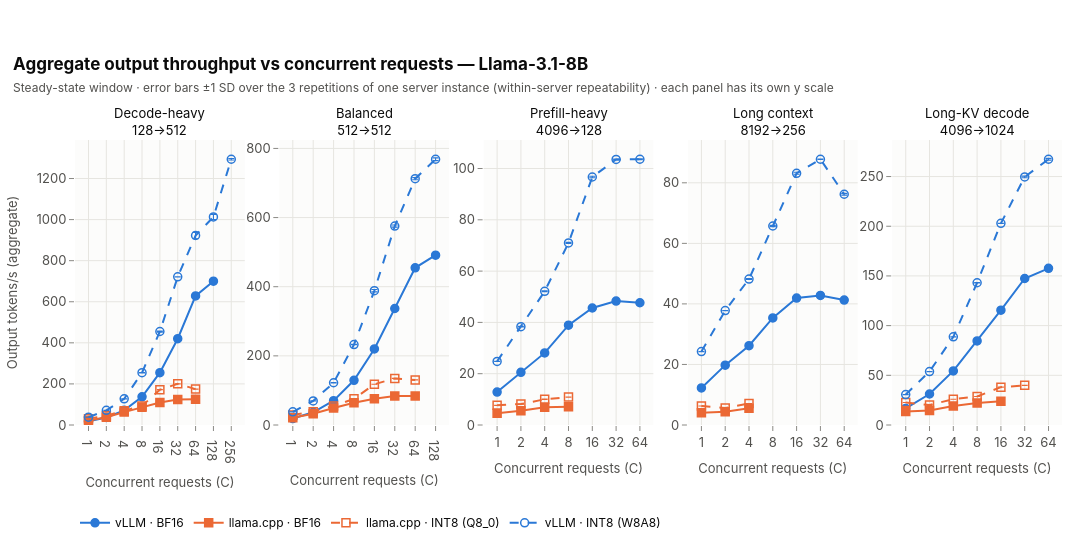

Notebook cell for this chart:
### Markdown cell above
## 1. Aggregate throughput vs concurrency

### Code cell
fig = plots.concurrency_lines(
    primary, plots.Panel("output_tok_s_mean", "Output tokens/s (aggregate)", "tok/s"),
    title=f"Aggregate output throughput vs concurrent requests — {registry.model_label(MODEL)}",
    subtitle="Steady-state window · error bars ±1 SD over the 3 repetitions of one server instance (within-server repeatability) · each panel has its own y scale")
fig.show()
export_figure(fig, "throughput_vs_concurrency", source=NOTEBOOK,
              caption="Aggregate output tokens/s vs concurrent requests per workload (8B); vLLM keeps scaling, llama.cpp flattens early. Error bars: ±1 SD over the 3 repetitions of one server instance.")

### Figure 1 — Plotly figure (JSON) as saved in the notebook; plotly's stock layout.template omitted (floating-point values rounded to 4 significant figures)
{"data": [{"customdata": [[0.0312, 3.0], [0.02429, 3.0], [0.0506, 3.0], [0.03476, 3.0], [1.853, 3.0], [3.502, 3.0], [3.676, 3.0], [3.74, 3.0]], "error_y": {"array": [0.0312, 0.02429, 0.0506, 0.03476, 1.853, 3.502, 3.676, 3.74], "color": "#2a78d6", "thickness": 1.1, "type": "data", "width": 3}, "hovertemplate": "<b>vLLM · BF16</b><br>C = %{x}<br>Output tokens/s (aggregate): %{y:.3g} tok/s ± %{customdata[0]:.3g}<br>repetitions: %{customdata[1]}<extra></extra>", "legendgroup": "vllm_bf16", "line": {"color": "#2a78d6", "dash": "solid", "width": 2.0}, "marker": {"color": "#2a78d6", "line": {"color": "#2a78d6", "width": 1.5}, "size": 8, "symbol": "circle"}, "mode": "lines+markers", "name": "vLLM · BF16", "showlegend": true, "type": "scatter", "x": [1, 2, 4, 8, 16, 32, 64, 128], "xaxis": "x", "y": [18.49, 36.58, 71.36, 137.2, 254.8, 420.0, 628.2, 700.4], "yaxis": "y"}, {"customdata": [[0.01496, 3.0], [0.01004, 3.0], [0.08068, 3.0], [0.07585, 3.0], [0.1544, 3.0], [0.09718, 3.0], [0.03605, 3.0]], "error_y": {"array": [0.01496, 0.01004, 0.08068, 0.07585, 0.1544, 0.09718, 0.03605], "color": "#eb6834", "thickness": 1.1, "type": "data", "width": 3}, "hovertemplate": "<b>llama.cpp · BF16</b><br>C = %{x}<br>Output tokens/s (aggregate): %{y:.3g} tok/s ± %{customdata[0]:.3g}<br>repetitions: %{customdata[1]}<extra></extra>", "legendgroup": "llama_cpp_bf16", "line": {"color": "#eb6834", "dash": "solid", "width": 2.0}, "marker": {"color": "#eb6834", "line": {"color": "#eb6834", "width": 1.5}, "size": 8, "symbol": "square"}, "mode": "lines+markers", "name": "llama.cpp · BF16", "showlegend": true, "type": "scatter", "x": [1, 2, 4, 8, 16, 32, 64], "xaxis": "x", "y": [21.58, 38.07, 62.79, 86.6, 110.0, 124.5, 125.4], "yaxis": "y"}, {"customdata": [[0.01783, 3.0], [0.1006, 3.0], [0.04267, 3.0], [0.1355, 3.0], [0.2714, 3.0], [0.1703, 3.0], [0.7255, 3.0]], "error_y": {"array": [0.01783, 0.1006, 0.04267, 0.1355, 0.2714, 0.1703, 0.7255], "color": "#eb6834", "thickness": 1.1, "type": "data", "width": 3}, "hovertemplate": "<b>llama.cpp · INT8 (Q8_0)</b><br>C = %{x}<br>Output tokens/s (aggregate): %{y:.3g} tok/s ± %{customdata[0]:.3g}<br>repetitions: %{customdata[1]}<extra></extra>", "legendgroup": "llama_cpp_int8", "line": {"color": "#eb6834", "dash": "dash", "width": 2.0}, "marker": {"color": "#eb6834", "line": {"color": "#eb6834", "width": 1.5}, "size": 8, "symbol": "square-open"}, "mode": "lines+markers", "name": "llama.cpp · INT8 (Q8_0)", "showlegend": true, "type": "scatter", "x": [1, 2, 4, 8, 16, 32, 64], "xaxis": "x", "y": [30.2, 44.98, 69.66, 92.91, 171.9, 200.5, 174.8], "yaxis": "y"}, {"customdata": [[0.01922, 3.0], [0.06919, 3.0], [0.1448, 3.0], [0.9567, 3.0], [2.788, 3.0], [0.8458, 3.0], [15.44, 3.0], [12.51, 3.0], [4.004, 3.0]], "error_y": {"array": [0.01922, 0.06919, 0.1448, 0.9567, 2.788, 0.8458, 15.44, 12.51, 4.004], "color": "#2a78d6", "thickness": 1.1, "type": "data", "width": 3}, "hovertemplate": "<b>vLLM · INT8 (W8A8)</b><br>C = %{x}<br>Output tokens/s (aggregate): %{y:.3g} tok/s ± %{customdata[0]:.3g}<br>repetitions: %{customdata[1]}<extra></extra>", "legendgroup": "vllm_int8", "line": {"color": "#2a78d6", "dash": "dash", "width": 2.0}, "marker": {"color": "#2a78d6", "line": {"color": "#2a78d6", "width": 1.5}, "size": 8, "symbol": "circle-open"}, "mode": "lines+markers", "name": "vLLM · INT8 (W8A8)", "showlegend": true, "type": "scatter", "x": [1, 2, 4, 8, 16, 32, 64, 128, 256], "xaxis": "x", "y": [38.01, 71.33, 127.3, 254.7, 455.2, 721.2, 922.6, 1013.0, 1294.0], "yaxis": "y"}, {"customdata": [[0.03267, 3.0], [0.02732, 3.0], [0.0336, 3.0], [0.2749, 3.0], [0.2212, 3.0], [2.866, 3.0], [6.978, 3.0], [3.707, 3.0]], "error_y": {"array": [0.03267, 0.02732, 0.0336, 0.2749, 0.2212, 2.866, 6.978, 3.707], "color": "#2a78d6", "thickness": 1.1, "type": "data", "width": 3}, "hovertemplate": "<b>vLLM · BF16</b><br>C = %{x}<br>Output tokens/s (aggregate): %{y:.3g} tok/s ± %{customdata[0]:.3g}<br>repetitions: %{customdata[1]}<extra></extra>", "legendgroup": "vllm_bf16", "line": {"color": "#2a78d6", "dash": "solid", "width": 2.0}, "marker": {"color": "#2a78d6", "line": {"color": "#2a78d6", "width": 1.5}, "size": 8, "symbol": "circle"}, "mode": "lines+markers", "name": "vLLM · BF16", "showlegend": false, "type": "scatter", "x": [1, 2, 4, 8, 16, 32, 64, 128], "xaxis": "x2", "y": [18.67, 36.84, 70.49, 129.4, 220.0, 337.0, 454.8, 491.2], "yaxis": "y2"}, {"customdata": [[0.00268, 3.0], [0.01443, 3.0], [0.007448, 3.0], [0.0473, 3.0], [0.04967, 3.0], [0.1119, 3.0], [0.03301, 3.0]], "error_y": {"array": [0.00268, 0.01443, 0.007448, 0.0473, 0.04967, 0.1119, 0.03301], "color": "#eb6834", "thickness": 1.1, "type": "data", "width": 3}, "hovertemplate": "<b>llama.cpp · BF16</b><br>C = %{x}<br>Output tokens/s (aggregate): %{y:.3g} tok/s ± %{customdata[0]:.3g}<br>repetitions: %{customdata[1]}<extra></extra>", "legendgroup": "llama_cpp_bf16", "line": {"color": "#eb6834", "dash": "solid", "width": 2.0}, "marker": {"color": "#eb6834", "line": {"color": "#eb6834", "width": 1.5}, "size": 8, "symbol": "square"}, "mode": "lines+markers", "name": "llama.cpp · BF16", "showlegend": false, "type": "scatter", "x": [1, 2, 4, 8, 16, 32, 64], "xaxis": "x2", "y": [20.96, 32.49, 49.29, 64.6, 76.19, 84.1, 83.99], "yaxis": "y2"}, {"customdata": [[0.002239, 3.0], [0.03444, 3.0], [0.03493, 3.0], [0.06728, 3.0], [0.04877, 3.0], [0.322, 3.0], [0.1741, 3.0]], "error_y": {"array": [0.002239, 0.03444, 0.03493, 0.06728, 0.04877, 0.322, 0.1741], "color": "#eb6834", "thickness": 1.1, "type": "data", "width": 3}, "hovertemplate": "<b>llama.cpp · INT8 (Q8_0)</b><br>C = %{x}<br>Output tokens/s (aggregate): %{y:.3g} tok/s ± %{customdata[0]:.3g}<br>repetitions: %{customdata[1]}<extra></extra>", "legendgroup": "llama_cpp_int8", "line": {"color": "#eb6834", "dash": "dash", "width": 2.0}, "marker": {"color": "#eb6834", "line": {"color": "#eb6834", "width": 1.5}, "size": 8, "symbol": "square-open"}, "mode": "lines+markers", "name": "llama.cpp · INT8 (Q8_0)", "showlegend": false, "type": "scatter", "x": [1, 2, 4, 8, 16, 32, 64], "xaxis": "x2", "y": [28.73, 38.42, 54.99, 75.67, 117.8, 134.7, 130.3], "yaxis": "y2"}, {"customdata": [[0.08435, 3.0], [0.07121, 3.0], [0.4321, 3.0], [0.8051, 3.0], [3.355, 3.0], [3.081, 3.0], [3.065, 3.0], [3.865, 3.0]], "error_y": {"array": [0.08435, 0.07121, 0.4321, 0.8051, 3.355, 3.081, 3.065, 3.865], "color": "#2a78d6", "thickness": 1.1, "type": "data", "width": 3}, "hovertemplate": "<b>vLLM · INT8 (W8A8)</b><br>C = %{x}<br>Output tokens/s (aggregate): %{y:.3g} tok/s ± %{customdata[0]:.3g}<br>repetitions: %{customdata[1]}<extra></extra>", "legendgroup": "vllm_int8", "line": {"color": "#2a78d6", "dash": "dash", "width": 2.0}, "marker": {"color": "#2a78d6", "line": {"color": "#2a78d6", "width": 1.5}, "size": 8, "symbol": "circle-open"}, "mode": "lines+markers", "name": "vLLM · INT8 (W8A8)", "showlegend": false, "type": "scatter", "x": [1, 2, 4, 8, 16, 32, 64, 128], "xaxis": "x2", "y": [38.03, 69.71, 122.2, 232.7, 388.6, 575.4, 712.4, 768.7], "yaxis": "y2"}, {"customdata": [[0.01777, 3.0], [0.02356, 3.0], [0.2422, 3.0], [0.767, 3.0], [0.08457, 3.0], [0.08313, 3.0], [0.02294, 3.0]], "error_y": {"array": [0.01777, 0.02356, 0.2422, 0.767, 0.08457, 0.08313, 0.02294], "color": "#2a78d6", "thickness": 1.1, "type": "data", "width": 3}, "hovertemplate": "<b>vLLM · BF16</b><br>C = %{x}<br>Output tokens/s (aggregate): %{y:.3g} tok/s ± %{customdata[0]:.3g}<br>repetitions: %{customdata[1]}<extra></extra>", "legendgroup": "vllm_bf16", "line": {"color": "#2a78d6", "dash": "solid", "width": 2.0}, "marker": {"color": "#2a78d6", "line": {"color": "#2a78d6", "width": 1.5}, "size": 8, "symbol": "circle"}, "mode": "lines+markers", "name": "vLLM · BF16", "showlegend": false, "type": "scatter", "x": [1, 2, 4, 8, 16, 32, 64], "xaxis": "x3", "y": [12.84, 20.55, 28.11, 38.93, 45.62, 48.32, 47.66], "yaxis": "y3"}, {"customdata": [[0.00637, 3.0], [0.00892, 3.0], [0.003534, 3.0], [0.001356, 3.0]], "error_y": {"array": [0.00637, 0.00892, 0.003534, 0.001356], "color": "#eb6834", "thickness": 1.1, "type": "data", "width": 3}, "hovertemplate": "<b>llama.cpp · BF16</b><br>C = %{x}<br>Output tokens/s (aggregate): %{y:.3g} tok/s ± %{customdata[0]:.3g}<br>repetitions: %{customdata[1]}<extra></extra>", "legendgroup": "llama_cpp_bf16", "line": {"color": "#eb6834", "dash": "solid", "width": 2.0}, "marker": {"color": "#eb6834", "line": {"color": "#eb6834", "width": 1.5}, "size": 8, "symbol": "square"}, "mode": "lines+markers", "name": "llama.cpp · BF16", "showlegend": false, "type": "scatter", "x": [1, 2, 4, 8], "xaxis": "x3", "y": [4.589, 5.565, 6.898, 7.132], "yaxis": "y3"}, {"customdata": [[0.002077, 3.0], [0.01553, 3.0], [0.0605, 3.0], [0.005366, 3.0]], "error_y": {"array": [0.002077, 0.01553, 0.0605, 0.005366], "color": "#eb6834", "thickness": 1.1, "type": "data", "width": 3}, "hovertemplate": "<b>llama.cpp · INT8 (Q8_0)</b><br>C = %{x}<br>Output tokens/s (aggregate): %{y:.3g} tok/s ± %{customdata[0]:.3g}<br>repetitions: %{customdata[1]}<extra></extra>", "legendgroup": "llama_cpp_int8", "line": {"color": "#eb6834", "dash": "dash", "width": 2.0}, "marker": {"color": "#eb6834", "line": {"color": "#eb6834", "width": 1.5}, "size": 8, "symbol": "square-open"}, "mode": "lines+markers", "name": "llama.cpp · INT8 (Q8_0)", "showlegend": false, "type": "scatter", "x": [1, 2, 4, 8], "xaxis": "x3", "y": [7.657, 8.171, 10.03, 10.89], "yaxis": "y3"}, {"customdata": [[0.004287, 3.0], [0.14, 3.0], [0.1487, 3.0], [0.218, 3.0], [0.312, 3.0], [0.1736, 3.0], [0.2065, 3.0]], "error_y": {"array": [0.004287, 0.14, 0.1487, 0.218, 0.312, 0.1736, 0.2065], "color": "#2a78d6", "thickness": 1.1, "type": "data", "width": 3}, "hovertemplate": "<b>vLLM · INT8 (W8A8)</b><br>C = %{x}<br>Output tokens/s (aggregate): %{y:.3g} tok/s ± %{customdata[0]:.3g}<br>repetitions: %{customdata[1]}<extra></extra>", "legendgroup": "vllm_int8", "line": {"color": "#2a78d6", "dash": "dash", "width": 2.0}, "marker": {"color": "#2a78d6", "line": {"color": "#2a78d6", "width": 1.5}, "size": 8, "symbol": "circle-open"}, "mode": "lines+markers", "name": "vLLM · INT8 (W8A8)", "showlegend": false, "type": "scatter", "x": [1, 2, 4, 8, 16, 32, 64], "xaxis": "x3", "y": [24.81, 38.33, 52.13, 70.98, 96.69, 103.5, 103.6], "yaxis": "y3"}, {"customdata": [[0.005154, 3.0], [0.03443, 3.0], [0.06085, 3.0], [0.04188, 3.0], [0.03011, 3.0], [0.05367, 3.0], [0.1135, 3.0]], "error_y": {"array": [0.005154, 0.03443, 0.06085, 0.04188, 0.03011, 0.05367, 0.1135], "color": "#2a78d6", "thickness": 1.1, "type": "data", "width": 3}, "hovertemplate": "<b>vLLM · BF16</b><br>C = %{x}<br>Output tokens/s (aggregate): %{y:.3g} tok/s ± %{customdata[0]:.3g}<br>repetitions: %{customdata[1]}<extra></extra>", "legendgroup": "vllm_bf16", "line": {"color": "#2a78d6", "dash": "solid", "width": 2.0}, "marker": {"color": "#2a78d6", "line": {"color": "#2a78d6", "width": 1.5}, "size": 8, "symbol": "circle"}, "mode": "lines+markers", "name": "vLLM · BF16", "showlegend": false, "type": "scatter", "x": [1, 2, 4, 8, 16, 32, 64], "xaxis": "x4", "y": [12.24, 19.77, 26.2, 35.38, 41.94, 42.79, 41.27], "yaxis": "y4"}, {"customdata": [[0.0002364, 3.0], [0.006005, 3.0], [0.00051, 3.0]], "error_y": {"array": [0.0002364, 0.006005, 0.00051], "color": "#eb6834", "thickness": 1.1, "type": "data", "width": 3}, "hovertemplate": "<b>llama.cpp · BF16</b><br>C = %{x}<br>Output tokens/s (aggregate): %{y:.3g} tok/s ± %{customdata[0]:.3g}<br>repetitions: %{customdata[1]}<extra></extra>", "legendgroup": "llama_cpp_bf16", "line": {"color": "#eb6834", "dash": "solid", "width": 2.0}, "marker": {"color": "#eb6834", "line": {"color": "#eb6834", "width": 1.5}, "size": 8, "symbol": "square"}, "mode": "lines+markers", "name": "llama.cpp · BF16", "showlegend": false, "type": "scatter", "x": [1, 2, 4], "xaxis": "x4", "y": [4.055, 4.416, 5.56], "yaxis": "y4"}, {"customdata": [[0.005089, 3.0], [0.00203, 3.0], [0.00802, 3.0]], "error_y": {"array": [0.005089, 0.00203, 0.00802], "color": "#eb6834", "thickness": 1.1, "type": "data", "width": 3}, "hovertemplate": "<b>llama.cpp · INT8 (Q8_0)</b><br>C = %{x}<br>Output tokens/s (aggregate): %{y:.3g} tok/s ± %{customdata[0]:.3g}<br>repetitions: %{customdata[1]}<extra></extra>", "legendgroup": "llama_cpp_int8", "line": {"color": "#eb6834", "dash": "dash", "width": 2.0}, "marker": {"color": "#eb6834", "line": {"color": "#eb6834", "width": 1.5}, "size": 8, "symbol": "square-open"}, "mode": "lines+markers", "name": "llama.cpp · INT8 (Q8_0)", "showlegend": false, "type": "scatter", "x": [1, 2, 4], "xaxis": "x4", "y": [6.26, 5.614, 7.103], "yaxis": "y4"}, {"customdata": [[0.01365, 3.0], [0.02521, 3.0], [0.1676, 3.0], [0.1925, 3.0], [0.323, 3.0], [0.04941, 3.0], [0.2893, 3.0]], "error_y": {"array": [0.01365, 0.02521, 0.1676, 0.1925, 0.323, 0.04941, 0.2893], "color": "#2a78d6", "thickness": 1.1, "type": "data", "width": 3}, "hovertemplate": "<b>vLLM · INT8 (W8A8)</b><br>C = %{x}<br>Output tokens/s (aggregate): %{y:.3g} tok/s ± %{customdata[0]:.3g}<br>repetitions: %{customdata[1]}<extra></extra>", "legendgroup": "vllm_int8", "line": {"color": "#2a78d6", "dash": "dash", "width": 2.0}, "marker": {"color": "#2a78d6", "line": {"color": "#2a78d6", "width": 1.5}, "size": 8, "symbol": "circle-open"}, "mode": "lines+markers", "name": "vLLM · INT8 (W8A8)", "showlegend": false, "type": "scatter", "x": [1, 2, 4, 8, 16, 32, 64], "xaxis": "x4", "y": [24.25, 37.81, 48.21, 65.73, 83.15, 87.78, 76.22], "yaxis": "y4"}, {"customdata": [[0.006609, 3.0], [0.03079, 3.0], [0.03434, 3.0], [0.1268, 3.0], [0.3817, 3.0], [0.4812, 3.0], [1.332, 3.0]], "error_y": {"array": [0.006609, 0.03079, 0.03434, 0.1268, 0.3817, 0.4812, 1.332], "color": "#2a78d6", "thickness": 1.1, "type": "data", "width": 3}, "hovertemplate": "<b>vLLM · BF16</b><br>C = %{x}<br>Output tokens/s (aggregate): %{y:.3g} tok/s ± %{customdata[0]:.3g}<br>repetitions: %{customdata[1]}<extra></extra>", "legendgroup": "vllm_bf16", "line": {"color": "#2a78d6", "dash": "solid", "width": 2.0}, "marker": {"color": "#2a78d6", "line": {"color": "#2a78d6", "width": 1.5}, "size": 8, "symbol": "circle"}, "mode": "lines+markers", "name": "vLLM · BF16", "showlegend": false, "type": "scatter", "x": [1, 2, 4, 8, 16, 32, 64], "xaxis": "x5", "y": [16.67, 31.19, 54.39, 84.61, 115.5, 147.4, 157.6], "yaxis": "y5"}, {"customdata": [[0.5928, 3.0], [0.02069, 3.0], [0.8145, 3.0], [0.3644, 3.0], [0.3884, 3.0]], "error_y": {"array": [0.5928, 0.02069, 0.8145, 0.3644, 0.3884], "color": "#eb6834", "thickness": 1.1, "type": "data", "width": 3}, "hovertemplate": "<b>llama.cpp · BF16</b><br>C = %{x}<br>Output tokens/s (aggregate): %{y:.3g} tok/s ± %{customdata[0]:.3g}<br>repetitions: %{customdata[1]}<extra></extra>", "legendgroup": "llama_cpp_bf16", "line": {"color": "#eb6834", "dash": "solid", "width": 2.0}, "marker": {"color": "#eb6834", "line": {"color": "#eb6834", "width": 1.5}, "size": 8, "symbol": "square"}, "mode": "lines+markers", "name": "llama.cpp · BF16", "showlegend": false, "type": "scatter", "x": [1, 2, 4, 8, 16], "xaxis": "x5", "y": [13.5, 14.7, 19.18, 22.12, 23.81], "yaxis": "y5"}, {"customdata": [[0.02812, 3.0], [0.452, 3.0], [0.006971, 3.0], [0.01215, 3.0], [0.09138, 3.0], [0.01717, 3.0]], "error_y": {"array": [0.02812, 0.452, 0.006971, 0.01215, 0.09138, 0.01717], "color": "#eb6834", "thickness": 1.1, "type": "data", "width": 3}, "hovertemplate": "<b>llama.cpp · INT8 (Q8_0)</b><br>C = %{x}<br>Output tokens/s (aggregate): %{y:.3g} tok/s ± %{customdata[0]:.3g}<br>repetitions: %{customdata[1]}<extra></extra>", "legendgroup": "llama_cpp_int8", "line": {"color": "#eb6834", "dash": "dash", "width": 2.0}, "marker": {"color": "#eb6834", "line": {"color": "#eb6834", "width": 1.5}, "size": 8, "symbol": "square-open"}, "mode": "lines+markers", "name": "llama.cpp · INT8 (Q8_0)", "showlegend": false, "type": "scatter", "x": [1, 2, 4, 8, 16, 32], "xaxis": "x5", "y": [22.62, 20.12, 25.96, 28.72, 38.06, 39.92], "yaxis": "y5"}, {"customdata": [[0.001888, 3.0], [0.05225, 3.0], [0.08447, 3.0], [0.2181, 3.0], [0.06971, 3.0], [0.8294, 3.0], [0.8893, 3.0]], "error_y": {"array": [0.001888, 0.05225, 0.08447, 0.2181, 0.06971, 0.8294, 0.8893], "color": "#2a78d6", "thickness": 1.1, "type": "data", "width": 3}, "hovertemplate": "<b>vLLM · INT8 (W8A8)</b><br>C = %{x}<br>Output tokens/s (aggregate): %{y:.3g} tok/s ± %{customdata[0]:.3g}<br>repetitions: %{customdata[1]}<extra></extra>", "legendgroup": "vllm_int8", "line": {"color": "#2a78d6", "dash": "dash", "width": 2.0}, "marker": {"color": "#2a78d6", "line": {"color": "#2a78d6", "width": 1.5}, "size": 8, "symbol": "circle-open"}, "mode": "lines+markers", "name": "vLLM · INT8 (W8A8)", "showlegend": false, "type": "scatter", "x": [1, 2, 4, 8, 16, 32, 64], "xaxis": "x5", "y": [30.6, 53.78, 88.73, 143.1, 203.0, 249.6, 267.4], "yaxis": "y5"}], "layout": {"annotations": [{"font": {"color": "#0b0b0b", "size": 13}, "showarrow": false, "text": "Decode-heavy<br>128→512", "x": 0.086, "xanchor": "center", "xref": "paper", "y": 1.0, "yanchor": "bottom", "yref": "paper"}, {"font": {"color": "#0b0b0b", "size": 13}, "showarrow": false, "text": "Balanced<br>512→512", "x": 0.293, "xanchor": "center", "xref": "paper", "y": 1.0, "yanchor": "bottom", "yref": "paper"}, {"font": {"color": "#0b0b0b", "size": 13}, "showarrow": false, "text": "Prefill-heavy<br>4096→128", "x": 0.5, "xanchor": "center", "xref": "paper", "y": 1.0, "yanchor": "bottom", "yref": "paper"}, {"font": {"color": "#0b0b0b", "size": 13}, "showarrow": false, "text": "Long context<br>8192→256", "x": 0.707, "xanchor": "center", "xref": "paper", "y": 1.0, "yanchor": "bottom", "yref": "paper"}, {"font": {"color": "#0b0b0b", "size": 13}, "showarrow": false, "text": "Long-KV decode<br>4096→1024", "x": 0.914, "xanchor": "center", "xref": "paper", "y": 1.0, "yanchor": "bottom", "yref": "paper"}], "height": 540, "title": {"text": "<b>Aggregate output throughput vs concurrent requests — Llama-3.1-8B</b><br><span style='font-size:12px;color:#52514e'>Steady-state window · error bars ±1 SD over the 3 repetitions of one server instance (within-server repeatability) · each panel has its own y scale</span>"}, "width": 1100, "xaxis": {"anchor": "y", "domain": [0.0, 0.172], "ticktext": ["1", "2", "4", "8", "16", "32", "64", "128", "256"], "tickvals": [1, 2, 4, 8, 16, 32, 64, 128, 256], "title": {"text": "Concurrent requests (C)"}, "type": "log"}, "xaxis2": {"anchor": "y2", "domain": [0.207, 0.379], "ticktext": ["1", "2", "4", "8", "16", "32", "64", "128", "256"], "tickvals": [1, 2, 4, 8, 16, 32, 64, 128, 256], "title": {"text": "Concurrent requests (C)"}, "type": "log"}, "xaxis3": {"anchor": "y3", "domain": [0.414, 0.586], "ticktext": ["1", "2", "4", "8", "16", "32", "64", "128", "256"], "tickvals": [1, 2, 4, 8, 16, 32, 64, 128, 256], "title": {"text": "Concurrent requests (C)"}, "type": "log"}, "xaxis4": {"anchor": "y4", "domain": [0.621, 0.793], "ticktext": ["1", "2", "4", "8", "16", "32", "64", "128", "256"], "tickvals": [1, 2, 4, 8, 16, 32, 64, 128, 256], "title": {"text": "Concurrent requests (C)"}, "type": "log"}, "xaxis5": {"anchor": "y5", "domain": [0.828, 1.0], "ticktext": ["1", "2", "4", "8", "16", "32", "64", "128", "256"], "tickvals": [1, 2, 4, 8, 16, 32, 64, 128, 256], "title": {"text": "Concurrent requests (C)"}, "type": "log"}, "yaxis": {"anchor": "x", "domain": [0.0, 1.0], "rangemode": "tozero", "title": {"text": "Output tokens/s (aggregate)"}, "type": "linear"}, "yaxis2": {"anchor": "x2", "domain": [0.0, 1.0], "rangemode": "tozero", "type": "linear"}, "yaxis3": {"anchor": "x3", "domain": [0.0, 1.0], "rangemode": "tozero", "type": "linear"}, "yaxis4": {"anchor": "x4", "domain": [0.0, 1.0], "rangemode": "tozero", "type": "linear"}, "yaxis5": {"anchor": "x5", "domain": [0.0, 1.0], "rangemode": "tozero", "type": "linear"}}}
